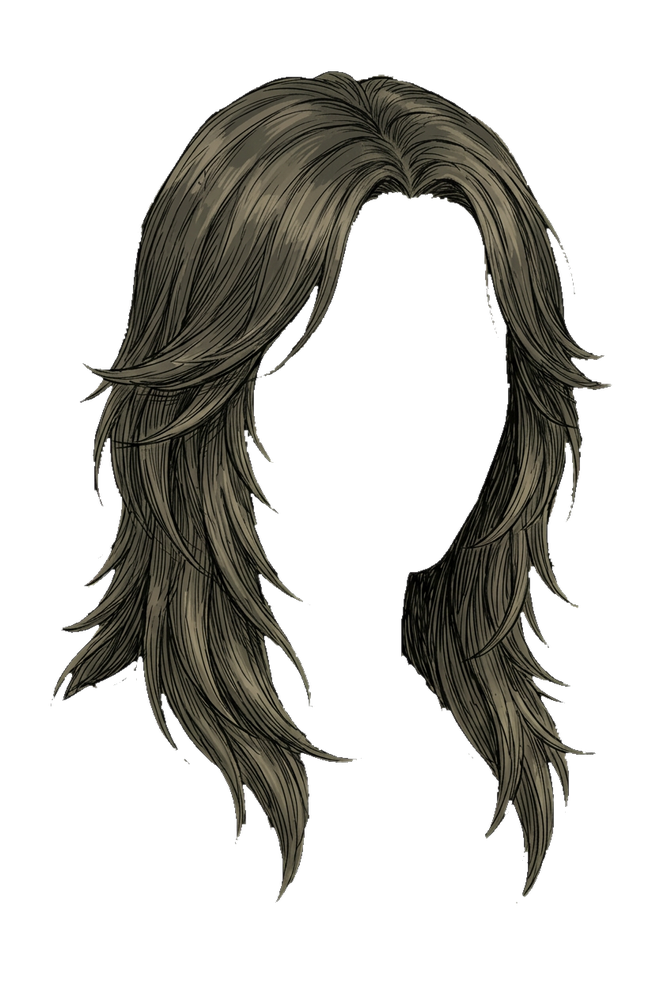
#> input picture hair_aa.png, 671 x 1000 px, shrunk from 848 x 1264 before the run
$ python blacken_residual_green.py
#> lines starting #> are read from the running program, lines starting #| are printed output that depends on the picture; after the words box and inside, x2 and y2 are one past the last pixel; in counts of white or black regions, pixels touching at a corner belong together
#!/usr/bin/env python3
from __future__ import annotations

from pathlib import Path
import sys

import numpy as np
from PIL import Image


INPUT_PATH = Path("hair_aa.png")
OUTPUT_PATH = Path("hair_aa_blackened.png")


def rgb_to_hsv(rgb: np.ndarray) -> tuple[np.ndarray, np.ndarray, np.ndarray]:
    rgb = rgb.astype(np.float32) / 255.0
    r = rgb[..., 0]
    g = rgb[..., 1]
    b = rgb[..., 2]

    mx = np.max(rgb, axis=2)
    mn = np.min(rgb, axis=2)
    delta = mx - mn

    hue = np.zeros_like(mx)
    nonzero = delta > 1e-6

    r_max = (mx == r) & nonzero
    g_max = (mx == g) & nonzero
    b_max = (mx == b) & nonzero

    hue[r_max] = ((g[r_max] - b[r_max]) / delta[r_max]) % 6.0
    hue[g_max] = ((b[g_max] - r[g_max]) / delta[g_max]) + 2.0
    hue[b_max] = ((r[b_max] - g[b_max]) / delta[b_max]) + 4.0
    hue *= 60.0

    sat = np.zeros_like(mx)
    value_nonzero = mx > 1e-6
    sat[value_nonzero] = delta[value_nonzero] / mx[value_nonzero]
    return hue, sat, mx


def circular_distance_deg(values: np.ndarray, center: float) -> np.ndarray:
    delta = np.abs(values - center)
    return np.minimum(delta, 360.0 - delta)


def circular_mean_deg(values: np.ndarray) -> float:
    radians = np.deg2rad(values)
    angle = np.arctan2(np.sin(radians).mean(), np.cos(radians).mean())
    return float(np.rad2deg(angle) % 360.0)


def smooth_histogram(histogram: np.ndarray) -> np.ndarray:
    padded = np.pad(histogram, ((1, 1), (1, 1)), mode="edge")
    return (
        padded[:-2, :-2]
        + 2.0 * padded[:-2, 1:-1]
        + padded[:-2, 2:]
        + 2.0 * padded[1:-1, :-2]
        + 4.0 * padded[1:-1, 1:-1]
        + 2.0 * padded[1:-1, 2:]
        + padded[2:, :-2]
        + 2.0 * padded[2:, 1:-1]
        + padded[2:, 2:]
    ) / 16.0


def dilate(mask: np.ndarray, iterations: int = 1) -> np.ndarray:
    out = mask.copy()
    for _ in range(iterations):
        padded = np.pad(out, 1, mode="edge")
        neighbors = [
            padded[y : y + out.shape[0], x : x + out.shape[1]]
            for y in range(3)
            for x in range(3)
        ]
        out = np.logical_or.reduce(neighbors)
    return out


def blur_mask(mask: np.ndarray, passes: int = 2) -> np.ndarray:
    out = mask.astype(np.float32)
    kernel = np.array([1.0, 4.0, 6.0, 4.0, 1.0], dtype=np.float32)
    kernel /= kernel.sum()

    for _ in range(passes):
        padded_x = np.pad(out, ((0, 0), (2, 2)), mode="edge")
        out = sum(
            weight * padded_x[:, offset : offset + out.shape[1]]
            for offset, weight in enumerate(kernel)
        )

        padded_y = np.pad(out, ((2, 2), (0, 0)), mode="edge")
        out = sum(
            weight * padded_y[offset : offset + out.shape[0], :]
            for offset, weight in enumerate(kernel)
        )

    return np.clip(out, 0.0, 1.0)


def detect_residual_green_cluster(
    rgb: np.ndarray, alpha: np.ndarray
) -> tuple[dict[str, float], np.ndarray, np.ndarray]:
    hue, sat, value = rgb_to_hsv(rgb)
    r = rgb[..., 0].astype(np.float32)
    g = rgb[..., 1].astype(np.float32)
    b = rgb[..., 2].astype(np.float32)
    max_rb = np.maximum(r, b)
    green_excess = g - max_rb

    visible = alpha > 0
    candidate = visible & (value > 0.02) & (green_excess >= 1.0)
    if not np.any(candidate):
        raise RuntimeError("No residual green candidates were found in hair_aa.png.")

    histogram_mask = candidate & (hue >= 55.0) & (hue <= 165.0)
    if not np.any(histogram_mask):
        histogram_mask = candidate

    clipped_excess = np.clip(green_excess[histogram_mask], 0.0, 128.0)
    weights = ((clipped_excess + 1.0) ** 1.4) * (0.20 + sat[histogram_mask]) * (0.25 + value[histogram_mask])
    histogram, hue_edges, excess_edges = np.histogram2d(
        hue[histogram_mask],
        clipped_excess,
        bins=(72, 32),
        range=((0.0, 360.0), (0.0, 128.0)),
        weights=weights,
    )
    histogram = smooth_histogram(histogram)

    hue_centers = (hue_edges[:-1] + hue_edges[1:]) * 0.5
    green_band = (hue_centers >= 60.0) & (hue_centers <= 160.0)
    histogram[~green_band, :] = 0.0

    if not np.any(histogram):
        raise RuntimeError("No green-leaning residual cluster was found in hair_aa.png.")

    peak_hue_idx, peak_excess_idx = np.unravel_index(np.argmax(histogram), histogram.shape)
    peak_hue = float((hue_edges[peak_hue_idx] + hue_edges[peak_hue_idx + 1]) * 0.5)
    peak_excess = float((excess_edges[peak_excess_idx] + excess_edges[peak_excess_idx + 1]) * 0.5)

    local_cluster = candidate & (circular_distance_deg(hue, peak_hue) <= 18.0) & (
        np.abs(green_excess - peak_excess) <= 12.0
    )
    if np.count_nonzero(local_cluster) < 250:
        local_cluster = candidate & (circular_distance_deg(hue, peak_hue) <= 28.0) & (
            np.abs(green_excess - peak_excess) <= 18.0
        )

    if not np.any(local_cluster):
        raise RuntimeError("Residual green cluster detection did not produce a usable seed.")

    hue_center = circular_mean_deg(hue[local_cluster])
    hue_width = float(
        np.clip(
            np.percentile(circular_distance_deg(hue[local_cluster], hue_center), 97) + 10.0,
            16.0,
            54.0,
        )
    )
    excess_min = float(np.clip(np.percentile(green_excess[local_cluster], 8) - 4.0, 1.0, 64.0))
    sat_min = float(np.clip(np.percentile(sat[local_cluster], 5) - 0.10, 0.01, 0.60))
    value_min = float(np.clip(np.percentile(value[local_cluster], 2) - 0.08, 0.0, 0.60))

    cluster = {
        "peak_hue": peak_hue,
        "peak_excess": peak_excess,
        "hue_center": hue_center,
        "hue_width": hue_width,
        "excess_min": excess_min,
        "sat_min": sat_min,
        "value_min": value_min,
    }
    return cluster, green_excess, hue


def build_masks(
    rgb: np.ndarray,
    alpha: np.ndarray,
    cluster: dict[str, float],
    green_excess: np.ndarray,
    hue: np.ndarray,
) -> tuple[np.ndarray, np.ndarray, dict[str, float]]:
    r = rgb[..., 0].astype(np.float32)
    g = rgb[..., 1].astype(np.float32)
    b = rgb[..., 2].astype(np.float32)
    _, sat, value = rgb_to_hsv(rgb)
    visible = alpha > 0
    hue_distance = circular_distance_deg(hue, cluster["hue_center"])
    max_rb = np.maximum(r, b)

    thresholds = {
        "hard_hue_width": float(min(66.0, cluster["hue_width"] * 1.35)),
        "hard_excess_min": float(max(0.5, cluster["excess_min"] * 0.70)),
        "hard_sat_min": float(max(0.0, cluster["sat_min"] * 0.55)),
        "hard_value_min": float(max(0.0, cluster["value_min"] * 0.60)),
        "soft_hue_width": float(min(78.0, cluster["hue_width"] * 1.65)),
        "soft_excess_min": float(max(-1.0, cluster["excess_min"] - 5.0)),
        "soft_sat_min": float(max(0.0, cluster["sat_min"] * 0.35)),
        "soft_value_min": float(max(0.0, cluster["value_min"] * 0.35)),
    }

    hard_mask = (
        visible
        & (value >= thresholds["hard_value_min"])
        & (sat >= thresholds["hard_sat_min"])
        & (hue_distance <= thresholds["hard_hue_width"])
        & (green_excess >= thresholds["hard_excess_min"])
        & (g >= max_rb - 1.0)
    )

    soft_mask = (
        visible
        & (value >= thresholds["soft_value_min"])
        & (sat >= thresholds["soft_sat_min"])
        & (hue_distance <= thresholds["soft_hue_width"])
        & (green_excess >= thresholds["soft_excess_min"])
        & (g >= max_rb - 3.0)
    )

    return hard_mask, soft_mask, thresholds


def apply_black_replacement(rgb: np.ndarray, alpha: np.ndarray, hard_mask: np.ndarray, soft_mask: np.ndarray) -> np.ndarray:
    expanded = dilate(hard_mask, 3)
    feather_zone = expanded & soft_mask

    matte = hard_mask.astype(np.float32)
    matte[(feather_zone & ~hard_mask)] = 0.75
    matte = blur_mask(matte, passes=2)
    matte[hard_mask] = 1.0

    output = rgb.astype(np.float32) * (1.0 - matte[..., None])
    rgba = np.dstack([np.clip(output, 0.0, 255.0).astype(np.uint8), alpha])
    return rgba


def main() -> int:
    if not INPUT_PATH.exists():
        print(f"Missing input image: {INPUT_PATH}", file=sys.stderr)
        return 1

    image = Image.open(INPUT_PATH).convert("RGBA")
#> image is the input picture: PIL image 671x1000 RGBA; mean R, G, B, A 19.3, 18.4, 14.8, 72.1
    rgba = np.array(image)
    rgb = rgba[..., :3]
    alpha = rgba[..., 3]

    cluster, green_excess, hue = detect_residual_green_cluster(rgb, alpha)
#> in rgb_to_hsv, `nonzero = delta > 1e-6`:
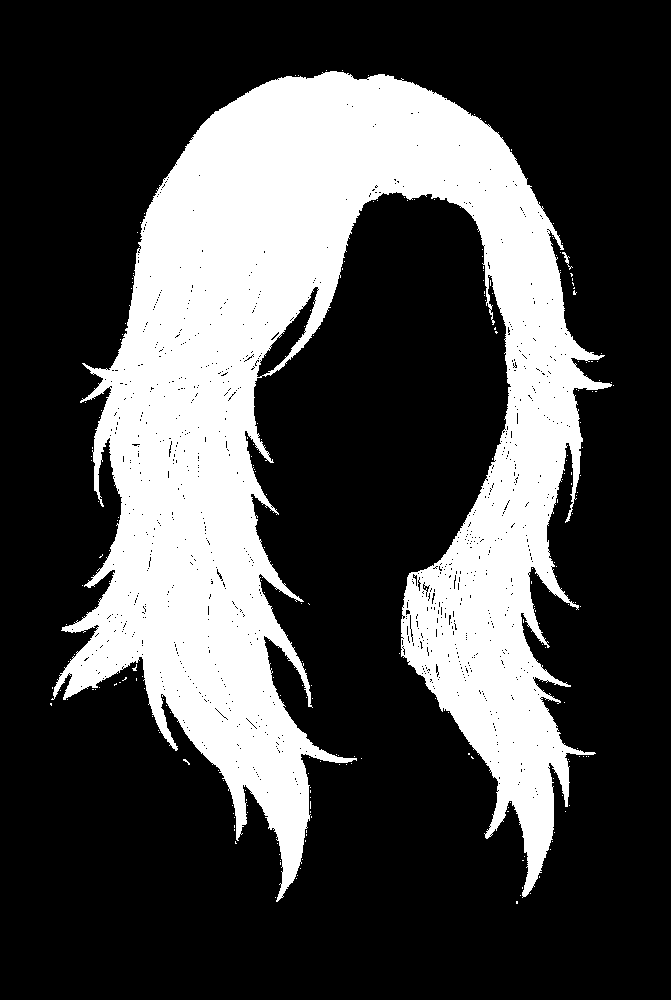
#> nonzero: shape (1000, 671) bool; 28.6% white; 224 white regions (222 under 20 px), largest, box (x1, y1, x2, y2) and area: (51, 71, 612, 902) 191693, (562, 252, 573, 270) 46
#> in rgb_to_hsv, `hue[g_max] = ((b[g_max] - r[g_max]) / delta[g_max]) + 2.0`:
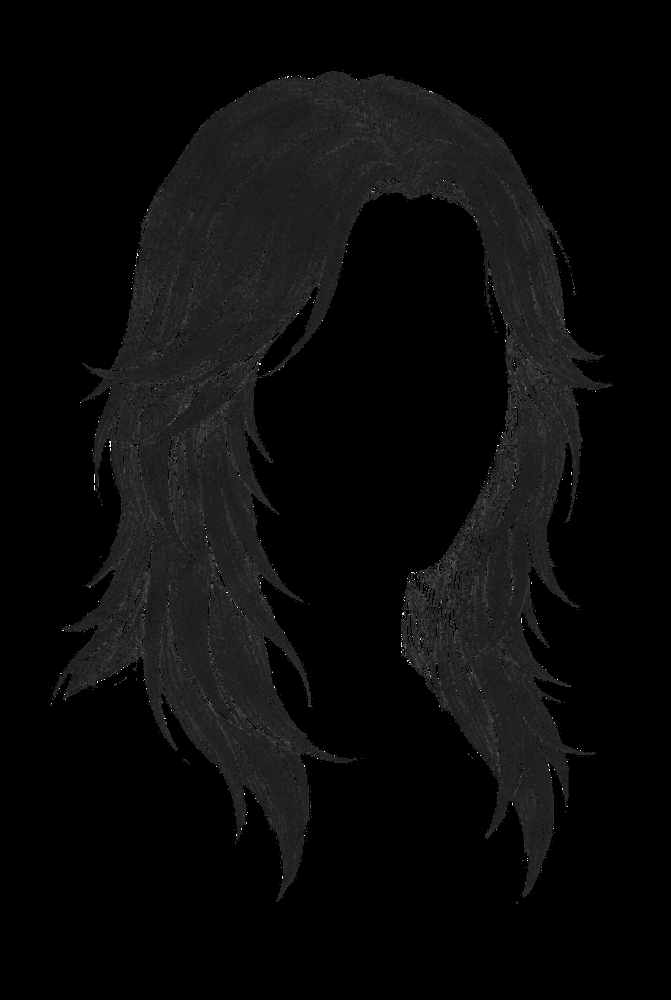
#> hue: shape (1000, 671) float32; min 0, max 5.88, mean 0.243; drawn with min black and max white
#> in detect_residual_green_cluster, `clipped_excess = np.clip(green_excess[histogram_mask], 0.0, 128.0)`: clipped_excess = 14594 values, max 128 at index 8941, min 1 at index 0, mean 1.55
#> in detect_residual_green_cluster, `weights = ((clipped_excess + 1.0) ** 1.4) * (0.20 + sat[histogram_mask..`: weights = 14594 values, max 1351.8 at index 8941, min 0.216 at index 9783, mean 1.14
#> in detect_residual_green_cluster, `histogram, hue_edges, excess_edges = np.histogram2d( hue[histogram_mas..`: hue_edges = 73 values from 0 to 360; excess_edges = 33 values from 0 to 128
#> in detect_residual_green_cluster, `hue_centers = (hue_edges[:-1] + hue_edges[1:]) * 0.5`: hue_centers = 72 values from 2.5 to 357.5
#> in detect_residual_green_cluster, `histogram[~green_band, :] = 0.0`:
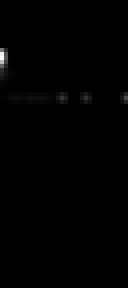
#> histogram: shape (72, 32) float64 (shown 4 times larger); min 0, max 1789.6, mean 7.1; drawn with min black and max white
#> in detect_residual_green_cluster, `peak_hue_idx, peak_excess_idx = np.unravel_index(np.argmax(histogram),..`: peak_hue_idx = 14; peak_excess_idx = 0
#> in detect_residual_green_cluster, `peak_hue = float((hue_edges[peak_hue_idx] + hue_edges[peak_hue_idx + 1..`: peak_hue = 72.5
#> in detect_residual_green_cluster, `peak_excess = float((excess_edges[peak_excess_idx] + excess_edges[peak..`: peak_excess = 2
#> in circular_distance_deg, `delta = np.abs(values - center)`:
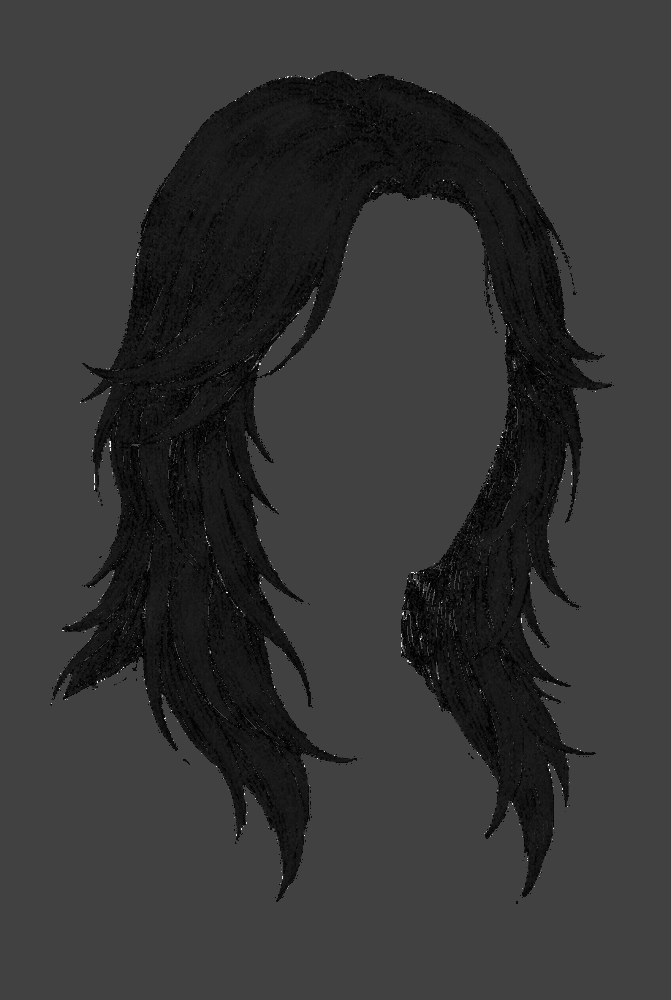
#> delta: shape (1000, 671) float32; min 0.357, max 280, mean 58.4; drawn with min black and max white
#> in circular_mean_deg, `radians = np.deg2rad(values)`: radians = 14148 values, max 1.57 at index 1806, min 1.09 at index 6586, mean 1.25
#> in circular_mean_deg, `angle = np.arctan2(np.sin(radians).mean(), np.cos(radians).mean())`: angle = 1.25
#> in detect_residual_green_cluster, `hue_center = circular_mean_deg(hue[local_cluster])`: hue_center = 71.64
#> in detect_residual_green_cluster, `hue_width = float( np.clip( np.percentile(circular_distance_deg(hue[lo..`: hue_width = 28.36
#> in detect_residual_green_cluster, `excess_min = float(np.clip(np.percentile(green_excess[local_cluster], ..`: excess_min = 1
#> in detect_residual_green_cluster, `sat_min = float(np.clip(np.percentile(sat[local_cluster], 5) - 0.10, 0..`: sat_min = 0.0493
#> in detect_residual_green_cluster, `value_min = float(np.clip(np.percentile(value[local_cluster], 2) - 0.0..`: value_min = 0
#> in detect_residual_green_cluster, `cluster = { "peak_hue": peak_hue, "peak_excess": peak_excess, "hue_cen..`: cluster = {'peak_hue': 72.5, 'peak_excess': 2, 'hue_center': 71.64, 'hue_width': 28.36, 'excess_min': 1, 'sat_min': 0.0493, 'value_min': 0}
    hard_mask, soft_mask, thresholds = build_masks(rgb, alpha, cluster, green_excess, hue)
#> in build_masks, `thresholds = { "hard_hue_width": float(min(66.0, cluster["hue_width"] ..`: thresholds = {'hard_hue_width': 38.29, 'hard_excess_min': 0.7, 'hard_sat_min': 0.0271, 'hard_value_min': 0, 'soft_hue_width': 46.8, 'soft_excess_min': -1, 'soft_sat_min': 0.0172, 'soft_value_min': 0}
#> in build_masks, `soft_mask = ( visible & (value >= thresholds["soft_value_min"]) & (sat..`:
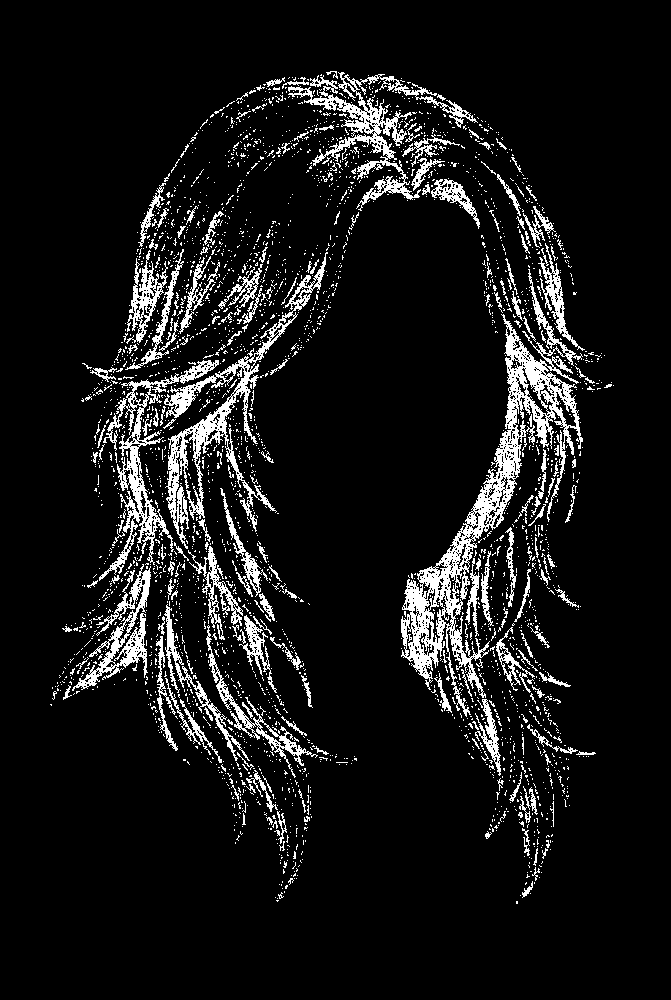
#> soft_mask: shape (1000, 671) bool; 8.9% white in thin lines or dots, all inside (x1, y1, x2, y2) = (50, 71, 614, 904)
    output = apply_black_replacement(rgb, alpha, hard_mask, soft_mask)
#> the loop in dilate, `for _ in range(iterations):` made 3 passes
#> pass 1, in dilate, `padded = np.pad(out, 1, mode="edge")`:
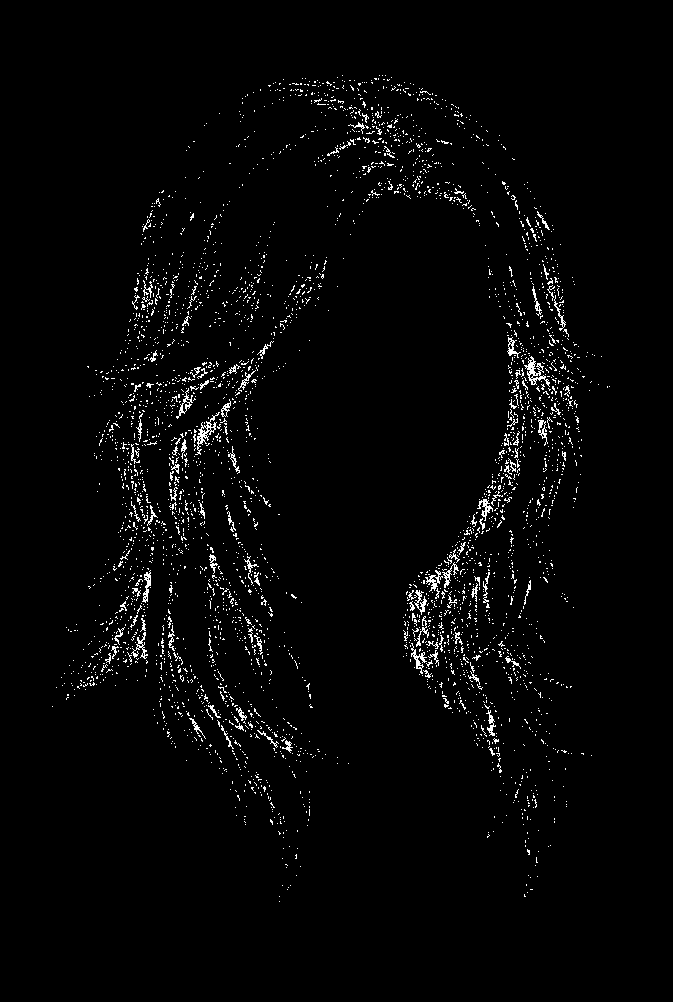
#> padded: shape (1002, 673) bool; 2.3% white in thin lines or dots, all inside (x1, y1, x2, y2) = (52, 75, 610, 902)
#> the loop in blur_mask, `for _ in range(passes):` made 2 passes
#> pass 1, in blur_mask, `padded_x = np.pad(out, ((0, 0), (2, 2)), mode="edge")`:
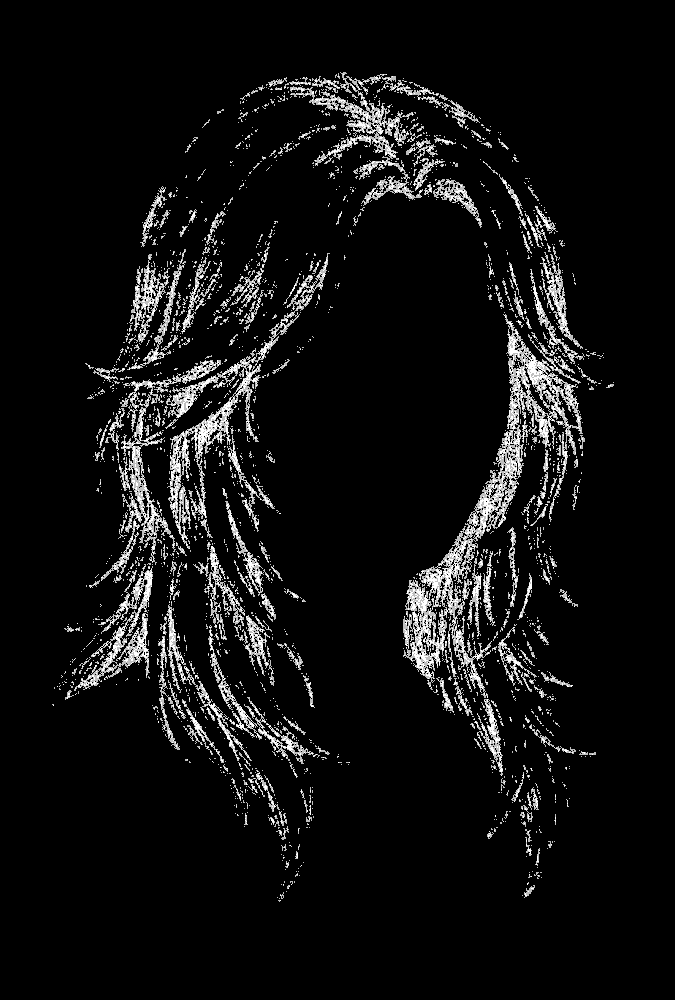
#> padded_x: shape (1000, 675) float32; min 0, max 1, mean 0.0663
    Image.fromarray(output, "RGBA").save(OUTPUT_PATH)

    print(
        "Residual green cluster:",
        f"hue={cluster['hue_center']:.1f} +/- {cluster['hue_width']:.1f} deg,",
        f"green_excess>={cluster['excess_min']:.1f},",
        f"sat>={cluster['sat_min']:.2f},",
        f"value>={cluster['value_min']:.2f}",
    )
#| Residual green cluster: hue=71.6 +/- 28.4 deg, green_excess>=1.0, sat>=0.05, value>=0.00
    print(
        "Black replacement mask:",
        f"hue+/-{thresholds['hard_hue_width']:.1f} deg,",
        f"green_excess>={thresholds['hard_excess_min']:.1f},",
        f"sat>={thresholds['hard_sat_min']:.2f},",
        f"value>={thresholds['hard_value_min']:.2f}",
    )
#| Black replacement mask: hue+/-38.3 deg, green_excess>=0.7, sat>=0.03, value>=0.00
    print("Feathered 3 pixels outward before blurring to black.")
    print(f"Saved {OUTPUT_PATH}")
    return 0


if __name__ == "__main__":
    raise SystemExit(main())
#> (the program exits here)
